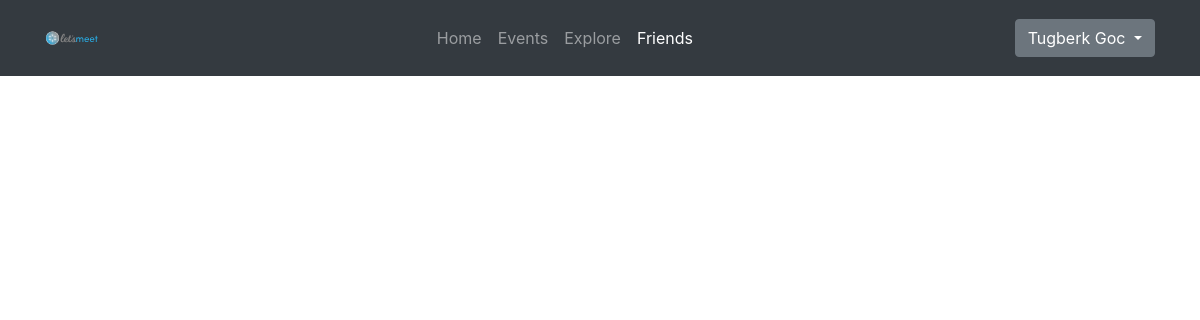
/friends (signed in), run on an earlier commit of the app's database.
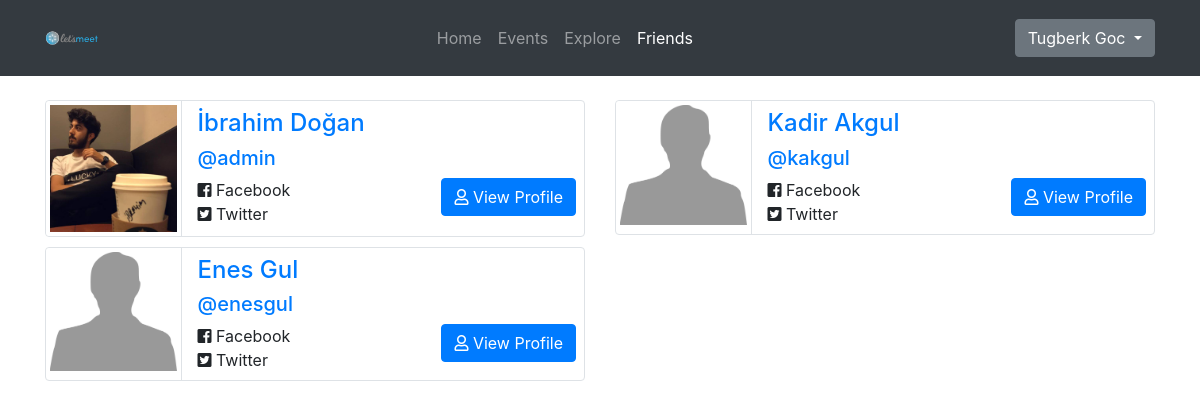
And on a later commit of the database.
### main/models.py (models this page shows, shortened)
class Profile(models.Model):
    user = models.OneToOneField(User, on_delete=models.CASCADE)
    first_name = models.CharField(max_length=30, null=True)
    last_name = models.CharField(max_length=30, null=True)
    friends = models.ManyToManyField('self', blank=True)
    image = models.ImageField(default='profile_pics/default.png', upload_to='profile_pics')

### main/views.py (the view)
# urls.py: path('friends', views.friends, name='friends'),
def friends(request):
    friends = request.user.profile.friends.all()
    context = {'friends': 'active', 'Friends': friends}
    return render(request, 'main/friends.html', context)

### main/templates/main/friends.html (shortened to what this page needs)
{% extends "main/base.html" %}
{% block content %}
    <link rel="stylesheet" href="https://use.fontawesome.com/releases/v5.0.8/css/all.css"
>
    <div class="container">
        <div class="row ">
            {% for friend in Friends %}
                <div class="col-md-6" style="margin-bottom: 10px">
                    <div class="d-flex  border rounded">
                        <div class="p-0 w-25">
                            <img src="{{ friend.image.url }}" class="img-thumbnail border-0"/>
                        </div>
                        <div class="pl-3 pt-2 pr-2 pb-2 w-75 border-left">
                            <h4 class="text-primary">{{ friend.first_name }} {{ friend.last_name }}</h4>
                            <h5 class="text-info"><a href="{{ friend.user.username }}">
                                @{{ friend.user.username }}
                            </a></h5>
                            <ul class="m-0 float-left" style="list-style: none; margin:0; padding: 0">
                                <li><i class="fab fa-facebook-square"></i> Facebook</li>
                                <li><i class="fab fa-twitter-square"></i> Twitter</li>
                            </ul>
                            <p class="text-right m-0"><a href="#" class="btn btn-primary"><i class="far fa-user"></i>
                                View
                                Profile</a></p>
                        </div>
                    </div>
                </div>
            {% endfor %}
        </div>
    </div>
{% endblock content %}

What changed in the data, as far as the page shows it:
now on this page (row unchanged): Profile: image (picture), first_name "İbrahim", last_name "Doğan", user.username "admin"
added Profile: image (placeholder picture), first_name "Kadir", last_name "Akgul", user.username "kakgul"
added Profile: image (placeholder picture), first_name "Enes", last_name "Gul", user.username "enesgul"
